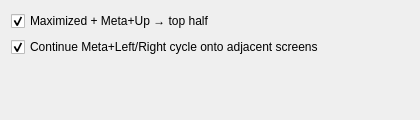
<?xml version="1.0" encoding="UTF-8"?>
<ui version="4.0">
 <class>KWin::ScriptConfigForm</class>
 <widget class="QWidget" name="KWin::ScriptConfigForm">
  <property name="geometry">
   <rect>
    <x>0</x>
    <y>0</y>
    <width>420</width>
    <height>120</height>
   </rect>
  </property>
  <layout class="QVBoxLayout" name="verticalLayout">
   <item>
    <widget class="QCheckBox" name="kcfg_SecondUpToTopHalf">
     <property name="text">
      <string>Maximized + Meta+Up → top half</string>
     </property>
     <property name="checked">
      <bool>true</bool>
     </property>
    </widget>
   </item>
   <item>
    <widget class="QCheckBox" name="kcfg_CycleAcrossScreens">
     <property name="text">
      <string>Continue Meta+Left/Right cycle onto adjacent screens</string>
     </property>
     <property name="checked">
      <bool>true</bool>
     </property>
    </widget>
   </item>
   <item>
    <spacer name="verticalSpacer">
     <property name="orientation">
      <enum>Qt::Vertical</enum>
     </property>
     <property name="sizeHint" stdset="0">
      <size>
       <width>20</width>
       <height>40</height>
      </size>
     </property>
    </spacer>
   </item>
  </layout>
 </widget>
 <resources/>
 <connections/>
</ui>
